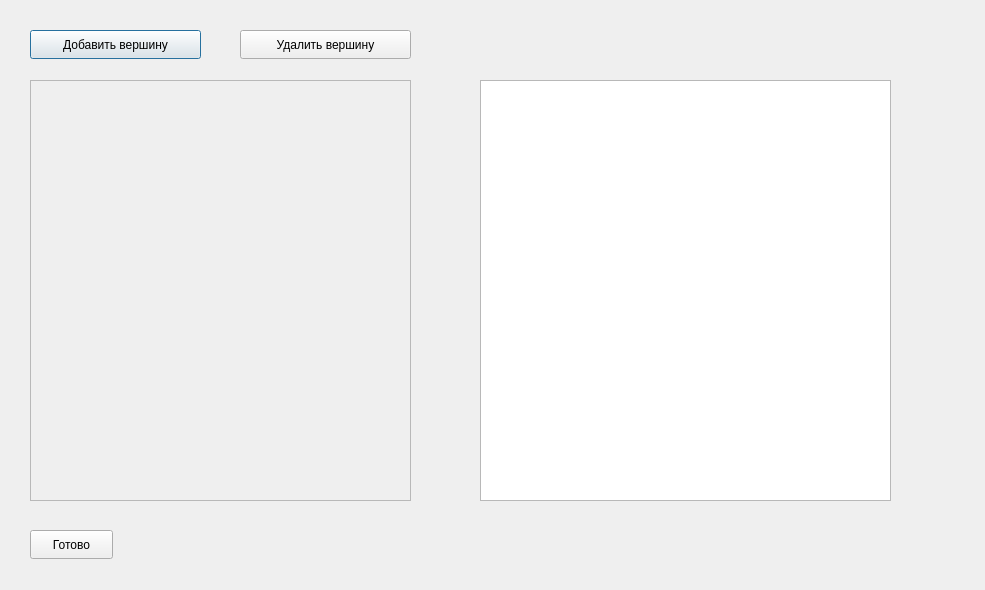
<?xml version="1.0" encoding="UTF-8"?>
<ui version="4.0">
 <class>List_Window</class>
 <widget class="QDialog" name="List_Window">
  <property name="geometry">
   <rect>
    <x>0</x>
    <y>0</y>
    <width>985</width>
    <height>590</height>
   </rect>
  </property>
  <property name="windowTitle">
   <string>Dialog</string>
  </property>
  <widget class="QPushButton" name="add_vert">
   <property name="geometry">
    <rect>
     <x>30</x>
     <y>30</y>
     <width>171</width>
     <height>29</height>
    </rect>
   </property>
   <property name="text">
    <string>Добавить вершину</string>
   </property>
  </widget>
  <widget class="QScrollArea" name="scrollArea">
   <property name="geometry">
    <rect>
     <x>30</x>
     <y>80</y>
     <width>381</width>
     <height>421</height>
    </rect>
   </property>
   <property name="widgetResizable">
    <bool>true</bool>
   </property>
   <widget class="QWidget" name="scrollContents">
    <property name="geometry">
     <rect>
      <x>0</x>
      <y>0</y>
      <width>379</width>
      <height>419</height>
     </rect>
    </property>
   </widget>
  </widget>
  <widget class="QPushButton" name="delete_vert">
   <property name="geometry">
    <rect>
     <x>240</x>
     <y>30</y>
     <width>171</width>
     <height>29</height>
    </rect>
   </property>
   <property name="text">
    <string>Удалить вершину</string>
   </property>
  </widget>
  <widget class="QPushButton" name="finish">
   <property name="geometry">
    <rect>
     <x>30</x>
     <y>530</y>
     <width>83</width>
     <height>29</height>
    </rect>
   </property>
   <property name="text">
    <string>Готово</string>
   </property>
  </widget>
  <widget class="QTextBrowser" name="textBrowser">
   <property name="geometry">
    <rect>
     <x>480</x>
     <y>80</y>
     <width>411</width>
     <height>421</height>
    </rect>
   </property>
  </widget>
 </widget>
 <resources/>
 <connections/>
</ui>
